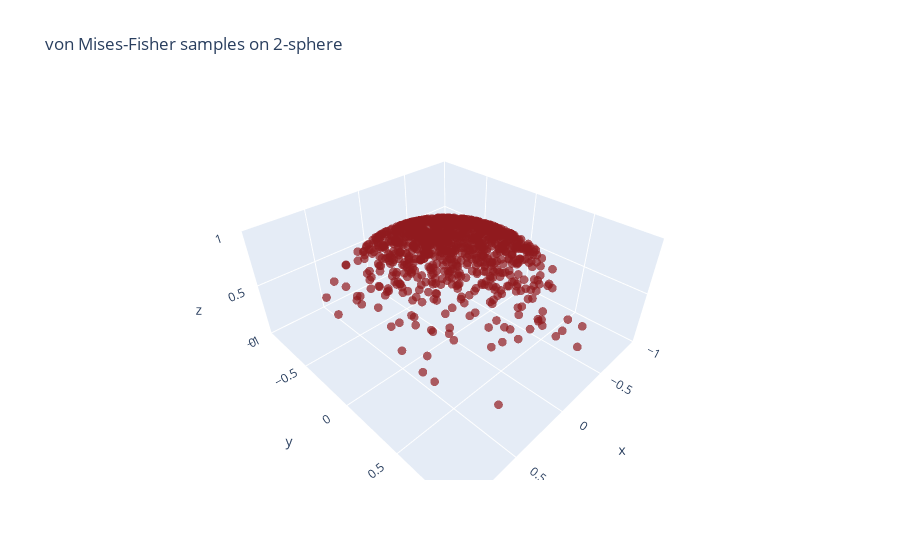

Notebook code cell kept with this figure:
### Code cell
import plotly.express as px
import numpy as np

# Assuming 'points' is your (num_samples, 3) array from sample_vmf
fig = px.scatter_3d(
    x=points[:, 0],
    y=points[:, 1],
    z=points[:, 2],
    opacity=0.7,
    title='von Mises-Fisher samples on 2-sphere'
)
fig.update_traces(marker=dict(size=3, color='#901A1E'))
fig.update_layout(
    scene=dict(
        xaxis=dict(range=[-1, 1]),
        yaxis=dict(range=[-1, 1]),
        zaxis=dict(range=[0, 1]),
        aspectmode='data',
    )
)
fig.show()

### Figure 1 — Plotly figure (JSON) as saved in the notebook; plotly's stock layout.template omitted (floating-point values rounded to 4 significant figures; data arrays with more than 128 entries replaced by an {"elided": "..."} marker saying what was removed)
{"data": [{"hovertemplate": "x=%{x}<br>y=%{y}<br>z=%{z}<extra></extra>", "legendgroup": "", "marker": {"color": "#901A1E", "opacity": 0.7, "size": 3, "symbol": "circle"}, "mode": "markers", "name": "", "scene": "scene", "showlegend": false, "type": "scatter3d", "x": {"elided": "1000 float values"}, "y": {"elided": "1000 float values"}, "z": {"elided": "1000 float values"}}], "layout": {"legend": {"tracegroupgap": 0}, "scene": {"aspectmode": "data", "domain": {"x": [0, 1], "y": [0, 1]}, "xaxis": {"range": [-1, 1], "title": {"text": "x"}}, "yaxis": {"range": [-1, 1], "title": {"text": "y"}}, "zaxis": {"range": [0, 1], "title": {"text": "z"}}}, "title": {"text": "von Mises-Fisher samples on 2-sphere"}}}
